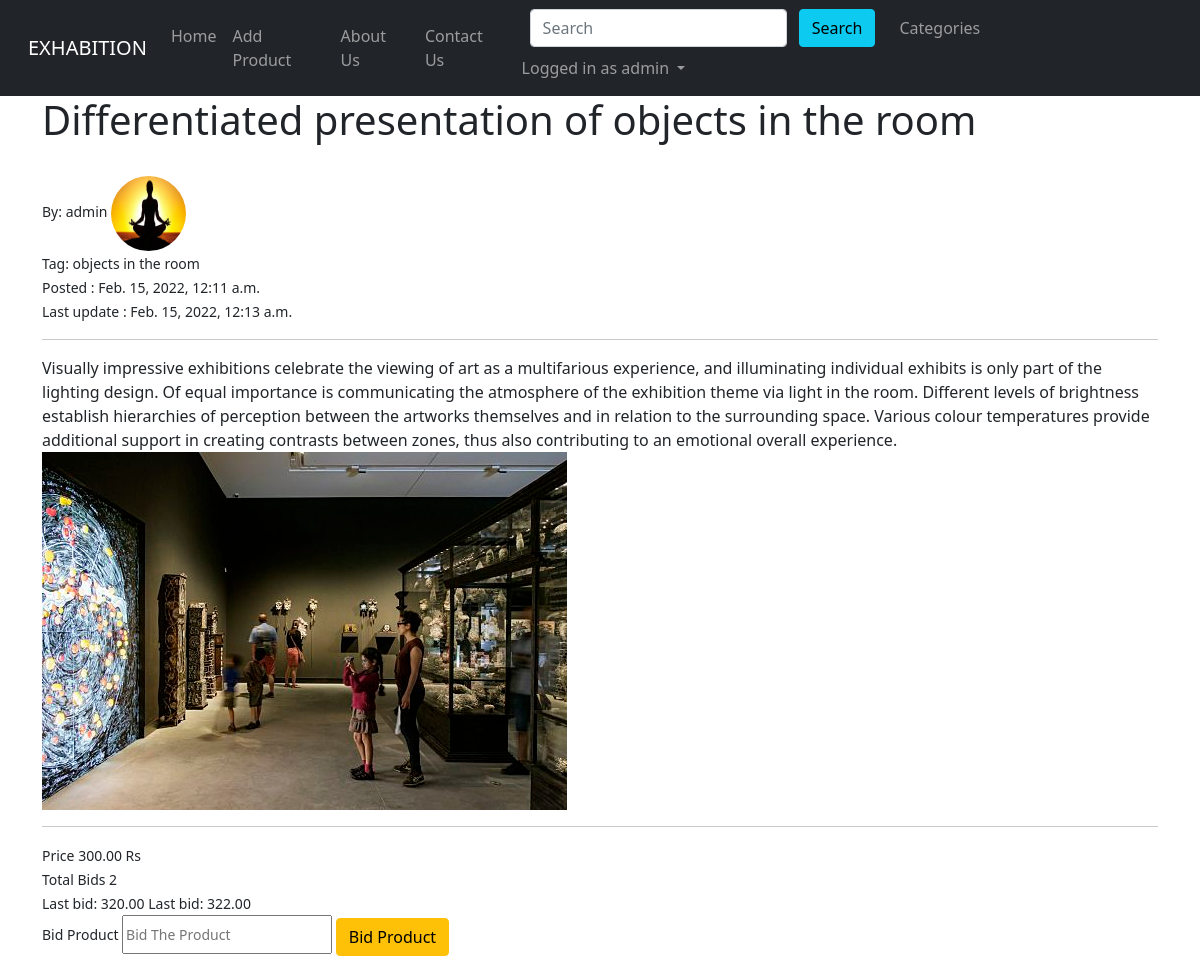
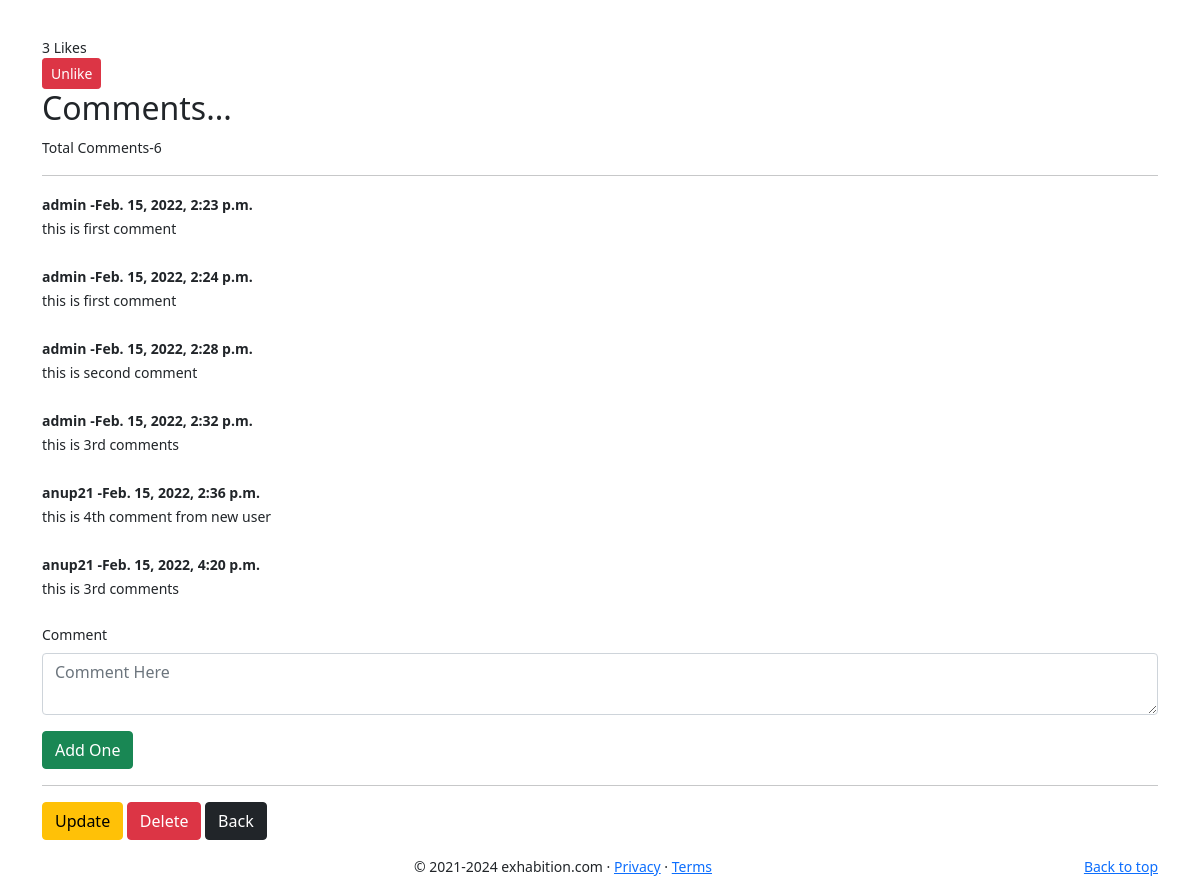
The app's page /Product/5 (signed in) with its own data (2 pictures, top to bottom).
### home/models.py (models this page shows, shortened)
class Product(models.Model):
    title=models.CharField(max_length=255)
    product_image=models.ImageField(null=True, blank=True,upload_to='images/')
    title_tag=models.CharField(max_length=255)
    author=models.ForeignKey(User, on_delete=models.CASCADE)
    desc=RichTextField(blank=True, null=True)
    price=models.DecimalField(max_digits=8, decimal_places=2)
    category=models.CharField(max_length=255)
    likes=models.ManyToManyField(User,related_name='product_posts')
    created_at=models.DateTimeField(auto_now_add=True)
    updated_at = models.DateTimeField(auto_now=True)
    def total_likes(self):
        return self.likes.count()

class Profile(models.Model):
    user=models.OneToOneField(User, null=True, on_delete=models.CASCADE)
    bio=models.TextField()
    profile_pic=models.ImageField(null=True, blank=True,upload_to='images/profile/')
    website_url=models.CharField(max_length=255,null=True, blank=True)
    facebook_url=models.CharField(max_length=255,null=True, blank=True)
    twitter_url=models.CharField(max_length=255,null=True, blank=True)
    instagram_url=models.CharField(max_length=255,null=True, blank=True)

class Bid(models.Model):
    product=models.ForeignKey(Product, related_name="bids", on_delete=models.CASCADE)
    author=models.ForeignKey(User, on_delete=models.CASCADE)
    bid_price=models.DecimalField(max_digits=8, decimal_places=2)
    parrent=models.ForeignKey('self', on_delete=models.CASCADE, null=True)
    created_at=models.DateTimeField(auto_now_add=True)
    updated_at=models.DateTimeField(auto_now=True)

class Comment(models.Model):
    product=models.ForeignKey(Product, related_name="comments", on_delete=models.CASCADE)
    author=models.ForeignKey(User, on_delete=models.CASCADE)
    body=models.TextField()
    parrent=models.ForeignKey('self', on_delete=models.CASCADE, null=True)
    created_at=models.DateTimeField(auto_now_add=True)

### home/productViews.py (the view)
# urls.py: path('Product/<int:pk>', ProductDetailsView.as_view(), name='Product_Details'),
class ProductDetailsView(DetailView):
    model=Product
    template_name='product/product_details.html'
    def get_context_data(self, *args, **kwargs):
        context=super(ProductDetailsView, self).get_context_data(*args, **kwargs)
        product_post = get_object_or_404(Product, id=self.kwargs['pk'])
        liked=False
        if product_post.likes.filter(id=self.request.user.id).exists():
            liked=True
        total_likes=product_post.total_likes()
        context['total_likes']=total_likes
        context['liked']=liked
        return context

### templates/product/product_details.html (shortened to what this page needs)
{% extends 'base.html' %}
{% load static %}
{% block body %}
<div class='container'>
    <h1>{{ product.title }}</h1>
    <br>
    <small>
        By: {{ product.author.username }}
        {% if user.profile.profile_pic %}
        <img src="{{ user.profile.profile_pic.url }}" class="rounded-circle"  width=75 height=75>
        {% else %}
            <img src="{% static 'img/avatar.jpg' %}" alt="Avatar"  class="rounded-circle"  width=75 height=75>
        {% endif %}
        <br>
        Tag: {{ product.title_tag }}
        <br>
        Posted : {{ product.created_at }} <br>Last update : {{ product.updated_at }}
        <br>
    </small>
    <hr>
    {{ product.desc|safe }}
    <img src=" {{ product.product_image.url }} ">
    <br>
    <hr>
    <small> Price {{ product.price }} Rs </small>
    <br>
    <small> Total Bids {{ product.bids.all.count }} </small>
    <br>
        {% if not product.bids.all %}
        <small>Make Your First Bid</small>
        {% else %}
        {% for bid in product.bids.all  %}
        <small> Last bid: {{ bid.bid_price }} </small>
        {% endfor %}
        {% endif %}
    {% if user.is_authenticated %}
        <small>
                        <div class="form-group">
                            <form action="{% url 'bid_product' product.pk %}" method="POST" >
                                    <label for="bid_product">Bid Product</label>
                                        <input type="number" class="col-form-label" id="bid_price" min="{{ product.price }} " name="bid_price" placeholder="Bid The Product"></input>
                                    <small><button class="btn btn-warning sm sm mr-2">Bid Product</button>
                                    </small>
                                </form>
                        </div>
    {% endif %}
    <form action="{% url 'like_product' product.pk %}" method="POST">
        <br>
        {% if user.is_authenticated %}
            {% if liked %}
            {{ total_likes }} Likes
            <br>
                <button type="submit", name="product_id", value="{{ product.id }}" class="btn btn-danger btn-sm" >Unlike</button>
                <br>
            {% else %}
            {{ total_likes }} Likes
            <br>
                <button type="submit", name="product_id", value="{{ product.id }}" class="btn btn-primary btn-sm" >Like</button>
            {% endif %}
        {% else %}
            <small>
                <button type="button" class="btn btn-primary sm mr-2" data-toggle="modal" data-target="#loginModal">Login</button>
                to like
            </small>
            - {{ total_likes }} Likes
        {% endif %}
        </form>
        <h2>Comments...</h2>
        Total Comments-{{ product.comments.all.count }}
        <br>
        <hr>
        {% if not product.comments.all %}
                No Comments Yet..
                <br>
                <div class="form-group">
                    <form action="{% url 'add_comment' product.pk %}" method="POST" >
                        {% csrf_token %}
                        <div class="form-group">
                            <input type="hidden" name="productId" value="{{ product.pk }}">
                            <label for="comment">Comment</label>
                            <div class="input-group">
                                <textarea class="form-control" aria-label="With textarea" id="comment" name="comment" placeholder="Comment Here"></textarea>
                            </div>
                        </div>
                    <button class="btn btn-success">Add One</button>
                    </form>
                </div>
                {% else %}
                        {% for comment in product.comments.all %}
                            <strong>
                                {{comment.author}} -{{ comment.created_at }}
                            </strong>
                            <br>
                            {{ comment.body }}
                            <br><br>
                        {% endfor %}
                        {% if user.is_authenticated %}
                        <div class="form-group">
                            <form action="{% url 'add_comment' product.pk %}" method="POST" >
                                <div class="form-group">
                                    <label for="comment">Comment</label>
                                    <div class="input-group">
                                        <textarea class="form-control" aria-label="With textarea" id="comment" name="comment" placeholder="Comment Here"></textarea>
                                    </div>
                                </div>
                            <button class="btn btn-success">Add One</button>
                            </form>
                        </div>
                        {% endif %}
                {% endif %}
        <hr>
    {% if user.id == product.author.id %}
        <a href="{% url 'Update_Product' product.pk %}" class="btn btn-warning">Update</a>
        <a href="{% url 'Delete_Product' product.pk %}" class="btn btn-danger">Delete</a>
    {% endif %}
    <a href="{% url 'homeView' %}" class="btn btn-dark">Back</a>
</div>
{% endblock body %}

### templates/nav.html (shortened to what this page needs)
{% load static %}
<nav class="navbar navbar-expand-lg navbar-dark bg-dark">
        <div class="container-fluid">
            <a class="navbar-brand" href="/">EXHABITION</a>
            <div class="collapse navbar-collapse" id="navbarSupportedContent">
                <ul class="navbar-nav me-auto mb-2 mb-lg-0">
                    <li class="nav-item ">
                      <a class="nav-link {% block homeactive %}{% endblock homeactive %} " aria-current="page" href="/">Home</a>
                    </li>
                    {% if user.is_authenticated %}
                    <li class="nav-item ">
                      <a class="nav-link {% block blogactive %}{% endblock blogactive %}" href="Add_Product">Add Product</a>
                    </li>
                    {% endif %}
                    <li class="nav-item ">
                      <a class="nav-link {% block aboutactive %}{% endblock aboutactive %}" href="/about">About Us</a>
                    </li>
                     <li class="nav-item ">
                      <a class="nav-link {% block contactactive %}{% endblock contactactive %}" href="/contact">Contact Us</a>
                    </li>
                  </ul>
                <div class="ml auto form-inline">
                    <form method="get" action="/search" class=" my-2 mx-3 my-lg-0">
                        <input class="form-control mr-sm-2" type="search" placeholder="Search" aria-label="Search"
                            name="query" id="query">
                        <button class="btn btn-info my-2 my-sm-0" type="submit">Search</button>
                    </form>
                    {% if cats_menu %}
                    <li class="nav-item dropdown">
                      <button class="btn btn-secondary dropdown-toggle mr-2" type="button" id="dropdownMenuButton1" data-bs-toggle="dropdown" aria-expanded="false">
                        Categories
                      </button>
                      <ul class="dropdown-menu" aria-labelledby="navbarDropdown">
                        {% for cats in cats_menu %}
                      <li><a class="dropdown-item" href="{% url 'category' cats|slugify %}">{{ cats }}</a> </li>
                      {% endfor %}
                    </ul>
                    </li>
                    {% else %}
                    <ul class="navbar-nav me-auto mb-2 mb-lg-0">
                    <li class="nav-item">
                      <a class="nav-link" href="{% url 'category_list' %}">Categories</a>
                    </li>
                  </ul>
                    {% endif %}
                    {% if user.is_authenticated %}
                    <ul class="navbar-nav mr-2">
                        <li class="nav-item dropdown">
                            <a class="nav-link dropdown-toggle" href="#" id="navbarDropdown" role="button"
                                data-toggle="dropdown" aria-haspopup="true" aria-expanded="false">
                                Logged in as {{request.user}}
                            </a>
                        </li>
                    </ul>
                    {% endif %}
                </div>
            </div>
        </div>
</nav>

### records on screen
Product: title "Differentiated presentation of objects in the room", author.username "admin", title_tag "objects in the room", created_at "Feb. 15, 2022, 12:11 a.m.", updated_at "Feb. 15, 2022, 12:13 a.m.", desc "Visually impressive exhibitions celebrate the viewing of art as a multifarious experience, and illuminating individual exhibits is only part of the lighting design. Of equal importance is communicating the atmosphere of the exhibition theme via light in the room. Different levels of brightness establish hierarchies of perception between the artworks themselves and in relation to the surrounding space. Various colour temperatures provide additional support in creating contrasts between zones, thus also contributing to an emotional overall experience.", product_image (picture), price "300.00", bids.all.count "2", comments.all.count "6"
Bid: bid_price "320.00"
Bid: bid_price "322.00"
Comment: author "admin", created_at "Feb. 15, 2022, 2:23 p.m.", body "this is first comment"
Comment: author "admin", created_at "Feb. 15, 2022, 2:24 p.m.", body "this is first comment"
Comment: author "admin", created_at "Feb. 15, 2022, 2:28 p.m.", body "this is second comment"
Comment: author "admin", created_at "Feb. 15, 2022, 2:32 p.m.", body "this is 3rd comments"
Comment: author "anup21", created_at "Feb. 15, 2022, 2:36 p.m.", body "this is 4th comment from new user"
Comment: author "anup21", created_at "Feb. 15, 2022, 4:20 p.m.", body "this is 3rd comments"

### other values on screen
{{ request.user }} "admin"
{{ total_likes }} "3"
